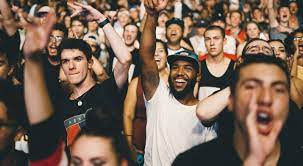
#> input picture PICTURES/original/PIC3.jfif, 303 x 166 px, found by its file name
$ jupyter execute Face_Detection.ipynb   (text cells are left out)
#> lines starting #> are read from the running program, lines starting #| are printed output that depends on the picture; after the words box and inside, x2 and y2 are one past the last pixel; in counts of white or black regions, pixels touching at a corner belong together
[cell 1]
import cv2

[cell 2]
# Loading Haar-Cascade Classifier
face_cascade = cv2.CascadeClassifier(r'C:\Users\shubh\Downloads\FACE DETECTION PROJECT\FACE DETECTION - PROJ_3\haarcascade_frontalface_default.xml')

[cell 3]
# Defining a function for Detecting the faces
def detect(gray, frame):
    detection = face_cascade.detectMultiScale(gray, minNeighbors=4)
    for (x, y, w, h) in detection:
        cv2.rectangle(frame, (x, y), (x+w, y+h), (255, 0, 0), 2)
        roi_gray = gray[y:y+h, x:x+w]
        roi_color = frame[y:y+h, x:x+w]
    return frame

[cell 4]
image = cv2.imread(r'C:\Users\shubh\JUPYTER PROJECT\FACE DETECTION PROJECT\PICTURES\original\PIC3.jfif')
#> image is the input picture: shape (166, 303, 3); mean B, G, R 85.3, 99.7, 121.1

[cell 5]
image.shape
#> Out = (166, 303, 3)

[cell 6]
image = cv2.resize(image, (300,150))
#> image: shape (150, 300, 3)

[cell 7]
gray_img = cv2.cvtColor(image, cv2.COLOR_BGR2GRAY)
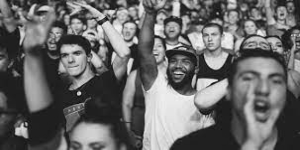
#> gray_img: shape (150, 300); min 12, max 248, mean 104.3

[cell 8]
gray_img.shape
#> Out = (150, 300)

[cell 9]
result = detect(gray_img, image)
#> in detect, `detection = face_cascade.detectMultiScale(gray, minNeighbors=4)`: detection = [[197, 25, 25, 25], [56, 43, 31, 31], [161, 48, 34, 34], [230, 54, 63, 63]]
#> the loop in detect, `for (x, y, w, h) in detection:` made 4 passes
#> pass 1, in detect, `roi_color = frame[y:y+h, x:x+w]`:
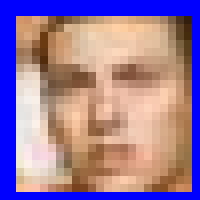
#> roi_color: shape (25, 25, 3) (shown 8 times larger); mean B, G, R 157, 122.1, 153.2
#> after the loop in detect, `for (x, y, w, h) in detection:`:
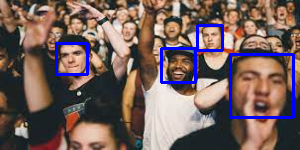
#> frame: shape (150, 300, 3); mean B, G, R 92.6, 96, 116.6

[cell 10]
cv2.imshow('FINAL',result)      # showing final result (detections)
cv2.waitKey(0)
cv2.destroyAllWindows()

[cell 11]
# To save the image with detections
cv2.imwrite('output.jpg', result)
#> Out = True

[cell 12]
# Face Detection using webcam
video_capture = cv2.VideoCapture(0)     # 0 - indicates the default camera connected
while True:
    flag, frame = video_capture.read()
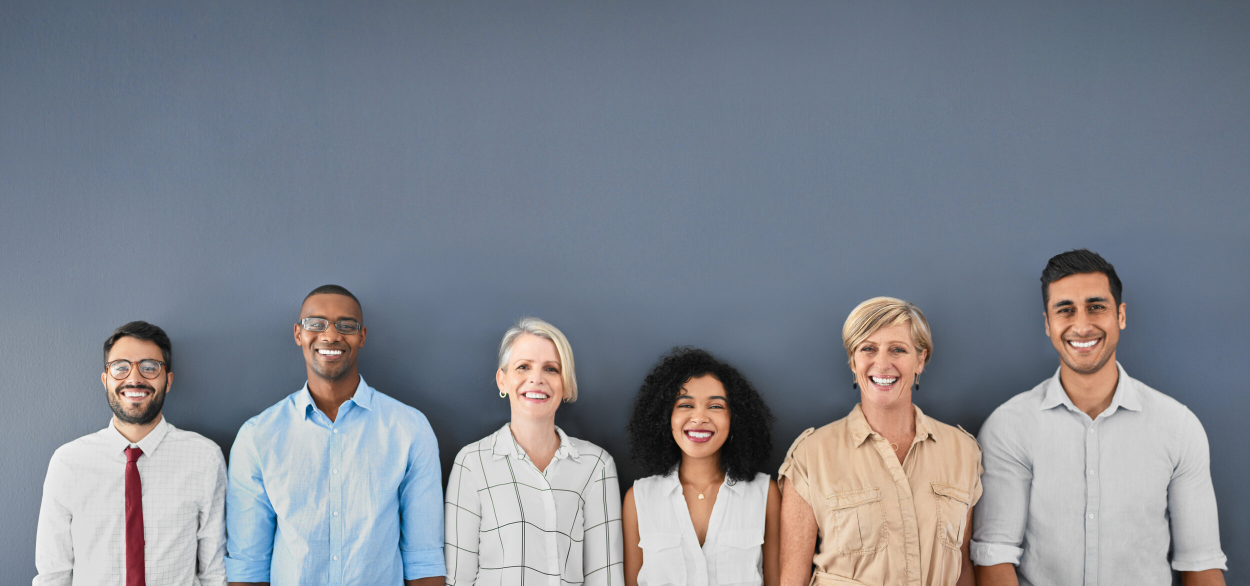
#> input picture PICTURES/original/PIC2.jpg, 2500 x 1171 px, given in place of the camera (shown at 1/2 size)
#> frame is the input picture: shape (1171, 2500, 3); mean B, G, R 144.2, 134.4, 128.7

    if flag:
        gray = cv2.cvtColor(frame, cv2.COLOR_BGR2GRAY)
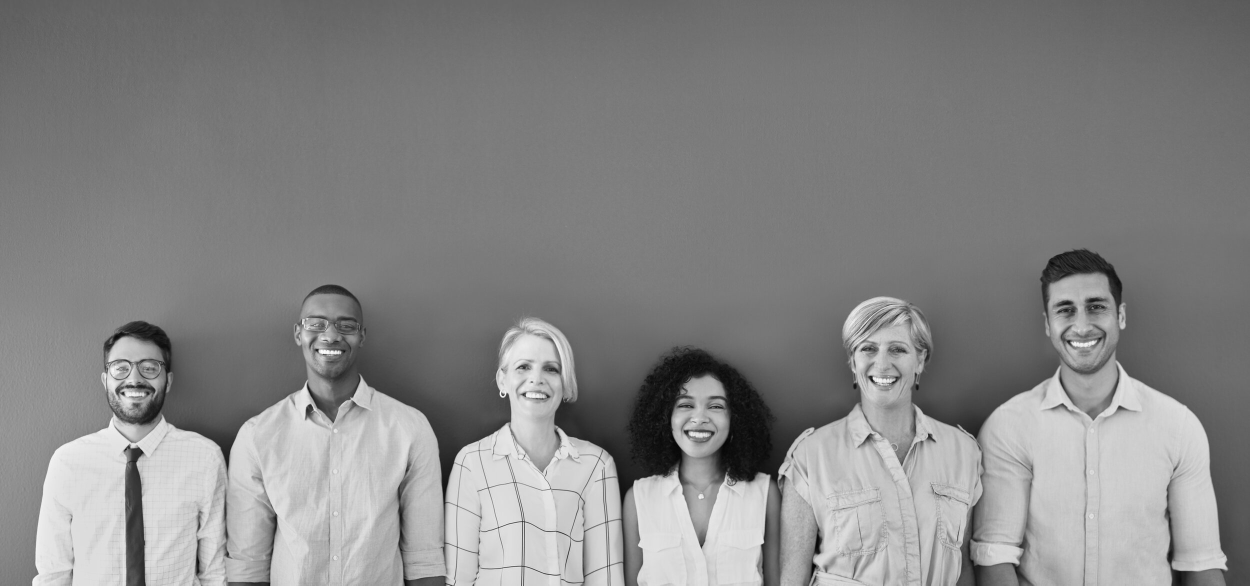
#> gray: shape (1171, 2500) (shown at 1/2 size); min 2, max 255, mean 133.8
        canvas = detect(gray, frame)
#> in detect (call 2), `detection = face_cascade.detectMultiScale(gray, minNeighbors=4)`: detection = [[985, 674, 158, 158], [810, 1067, 82, 82], [196, 671, 152, 152], [1325, 751, 156, 156], [587, 591, 154, 154], [1681, 633, 169, 169], [2069, 543, 188, 188]]
#> the loop in detect (call 2), `for (x, y, w, h) in detection:` made 7 passes
#> pass 1, in detect (call 2), `roi_gray = gray[y:y+h, x:x+w]`:
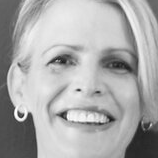
#> roi_gray: shape (158, 158); min 24, max 254, mean 170.4
#> pass 1, in detect (call 2), `roi_color = frame[y:y+h, x:x+w]`:
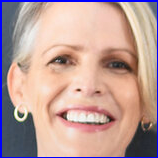
#> roi_color: shape (158, 158, 3); mean B, G, R 152.7, 158.2, 188.5
#> pass 2, in detect (call 2), `roi_gray = gray[y:y+h, x:x+w]`:
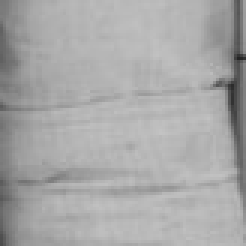
#> roi_gray: shape (82, 82) (shown 3 times larger); min 36, max 195, mean 168.2
#> pass 2, in detect (call 2), `roi_color = frame[y:y+h, x:x+w]`:
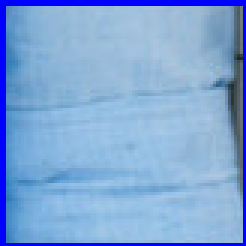
#> roi_color: shape (82, 82, 3) (shown 3 times larger); mean B, G, R 216.4, 165.4, 127.3
#> after the loop in detect (call 2), `for (x, y, w, h) in detection:`:
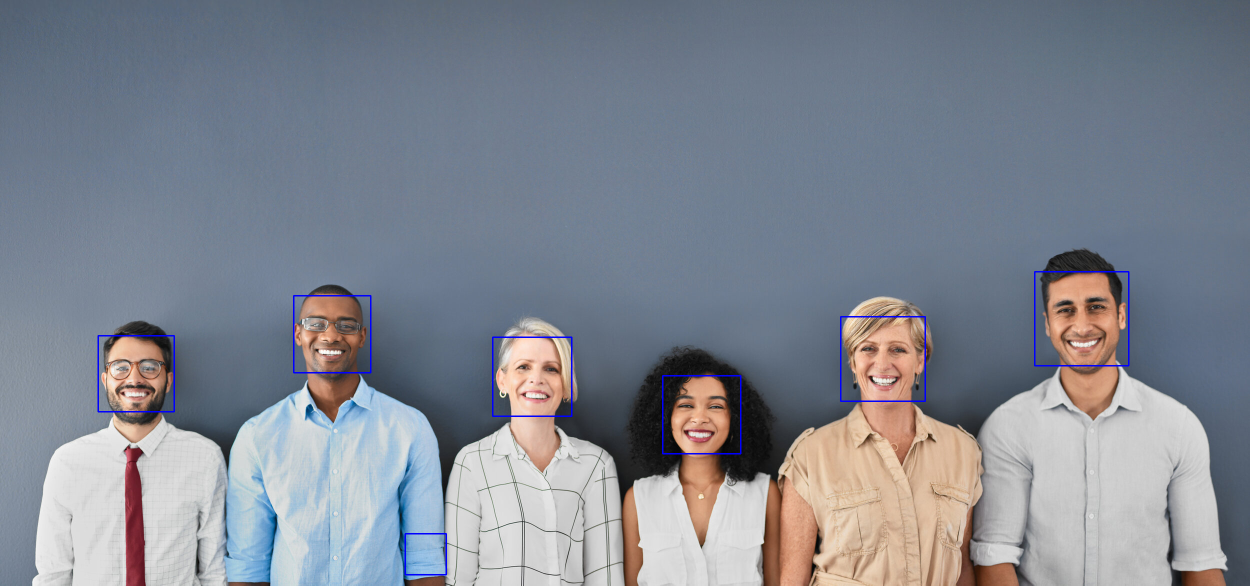
#> frame: shape (1171, 2500, 3) (shown at 1/2 size); 0.43% of pixels changed, all inside (x1, y1, x2, y2) = (195, 542, 2259, 1151)
        cv2.imshow('Video', canvas)

#Press 'q' to exit
    if cv2.waitKey(1) == 27:       # 27 is the ASCII value of ESC key
#> (key Esc is pressed here)
        break
video_capture.release()
cv2.destroyAllWindows()
